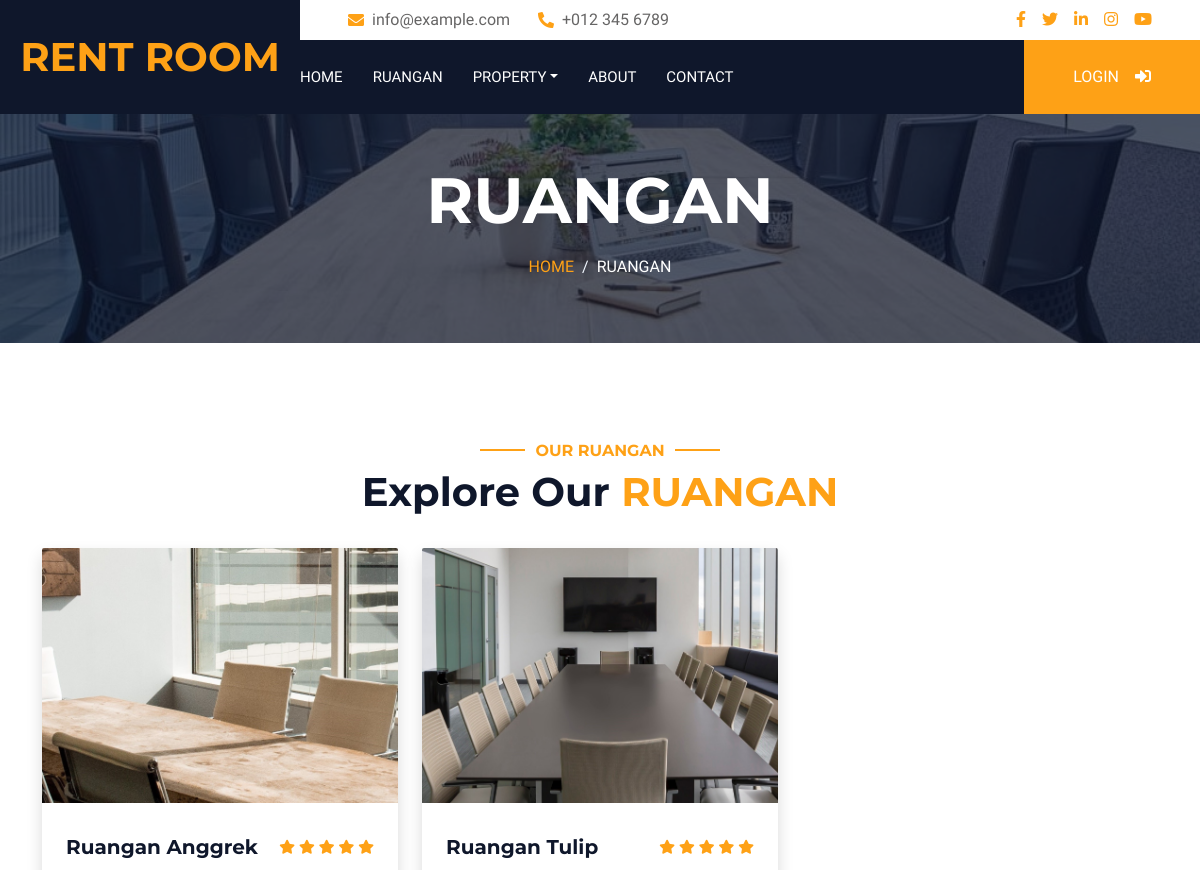
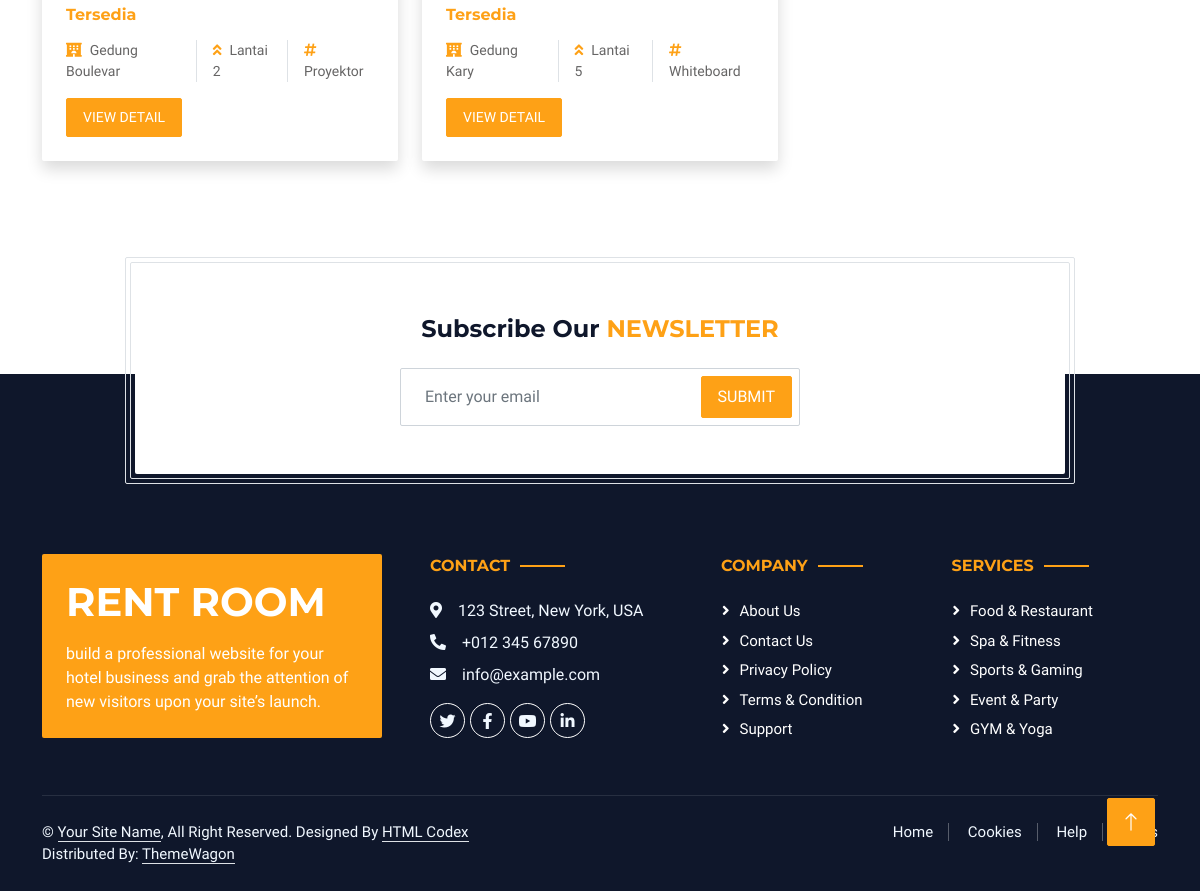
Screenshot of /index.php?hal=ruangan with the database file from the repository (2 pictures, top to bottom).
### tables this page shows
CREATE TABLE `ruangan` (
  `id` int(11) NOT NULL AUTO_INCREMENT,
  `nama` varchar(45) NOT NULL,
  `gedung_id` int(11) NOT NULL,
  `lantai` int(11) NOT NULL,
  `kategori_ruangan_id` int(11) NOT NULL,
  `fasilitas_id` int(11) NOT NULL,
  `keadaan` enum('Tersedia','Dipinjam') NOT NULL,
  `foto` varchar(45) DEFAULT NULL,
  PRIMARY KEY (`id`),
  KEY `fk_gedung_has_kategori_ruangan_gedung` (`gedung_id`),
  KEY `fk_gedung_has_kategori_ruangan_kategori_ruangan1` (`kategori_ruangan_id`),
  KEY `fk_ruangan_fasilitas1` (`fasilitas_id`),
  CONSTRAINT `fk_gedung_has_kategori_ruangan_gedung` FOREIGN KEY (`gedung_id`) REFERENCES `gedung` (`id`) ON DELETE NO ACTION ON UPDATE NO ACTION,
  CONSTRAINT `fk_gedung_has_kategori_ruangan_kategori_ruangan1` FOREIGN KEY (`kategori_ruangan_id`) REFERENCES `kategori_ruangan` (`id`) ON DELETE NO ACTION ON UPDATE NO ACTION,
  CONSTRAINT `fk_ruangan_fasilitas1` FOREIGN KEY (`fasilitas_id`) REFERENCES `fasilitas` (`id`) ON DELETE NO ACTION ON UPDATE NO ACTION
);

CREATE TABLE `gedung` (
  `id` int(11) NOT NULL AUTO_INCREMENT,
  `kode` varchar(5) NOT NULL,
  `nama` varchar(45) NOT NULL,
  `alamat` text NOT NULL,
  PRIMARY KEY (`id`),
  UNIQUE KEY `kode_UNIQUE` (`kode`),
  UNIQUE KEY `nama_UNIQUE` (`nama`)
);

CREATE TABLE `fasilitas` (
  `id` int(11) NOT NULL AUTO_INCREMENT,
  `nama` varchar(45) NOT NULL,
  `keterangan` text DEFAULT NULL,
  PRIMARY KEY (`id`),
  UNIQUE KEY `nama_UNIQUE` (`nama`)
);

### models/Ruangan.php (called while the page is built, shortened)
<?php
class Ruangan{
    public $koneksi;
    public function __construct(){
        global $dbh;
        $this->koneksi = $dbh;
    }
    public function getAll(){
        $sql = "SELECT g.nama AS nama_gedung, f.nama AS nama_fasilitas,
                k.nama AS kategori, r.nama, r.lantai, r.keadaan, r.foto, r.id
                FROM ruangan r
                INNER JOIN gedung g ON g.id = r.gedung_id
                INNER JOIN fasilitas f ON f.id = r.fasilitas_id
                INNER JOIN kategori_ruangan k ON k.id = r.kategori_ruangan_id";
        $ps = $this->koneksi->prepare($sql);
        $ps->execute();
        $rs = $ps->fetchAll();
        return $rs;
    }
}

### views/ruangan.php (the view, shortened to what this page needs)
<div class="container-xxl py-5">
    <div class="container">
        <div class="text-center wow fadeInUp" data-wow-delay="0.1s">
            <h6 class="section-title text-center text-primary text-uppercase">Our Ruangan</h6>
            <h1>Explore Our <span class="text-primary text-uppercase">Ruangan</span></h1>
        </div>
        <div class="row g-4 mt-2">
            <?php
            $obj = new Ruangan();
            $rs = $obj->getAll();
            foreach($rs as $g){
                if($g['keadaan'] == 'Dipinjam'){
                ?>
            <div class="col-lg-4 col-md-6 wow fadeInUp" data-wow-delay="0.2s">
                <div class="room-item shadow rounded overflow-hidden position-relative">
                    <div class="position-relative">
                        <img class="img-fluid" src="img/<?= $g['foto'] ?>" alt="">
                    </div>
                    <div class="p-4 mt-2">
                        <div class="d-flex justify-content-between mb-3">
                            <h5 class="mb-0"><?= $g['nama'] ?></h5>
                            <div class="ps-2">
                                <small class="fa fa-star text-primary"></small>
                                <small class="fa fa-star text-primary"></small>
                                <small class="fa fa-star text-primary"></small>
                                <small class="fa fa-star text-primary"></small>
                                <small class="fa fa-star text-primary"></small>
                            </div>
                        </div>
                        <h6 class="text-primary mb-3"><?= $g['keadaan'] ?></h6>
                        <div class="d-flex mb-3">
                            <small class="border-end me-3 pe-3"><i
                                    class="fa fa-hotel text-primary me-2"></i><?= $g['nama_gedung'] ?></small>
                            <small class="border-end me-3 pe-3"><i
                                    class="fa fa-angle-double-up text-primary me-2"></i>Lantai
                                <?= $g['lantai'] ?></small>
                            <small><i class="fa fa-hashtag text-primary me-2"></i><?= $g['nama_fasilitas'] ?></small>
                        </div>
                        <a class="btn btn-sm btn-primary rounded py-2 px-3" style="z-index:1"
                            href="index.php?hal=ruangan_detil&id=<?= $g['id'] ?>">View
                            Detail</a>
                        <!-- <div class="d-flex justify-content-between">
                            <div style="z-index:1">
                                <form action="">
                                    <button href="" class="btn btn-sm btn-danger rounded py-2 px-2"><i
                                            class="fa fa-trash" aria-hidden="true"></i></button>
                                </form>
                            </div>
                        </div> -->
                    </div>
                    <div class="position-absolute" style="right:0;left:0;top:0;bottom:0;background:rgba(0,0,0,0.35)">
                    </div>
                </div>
            </div>
            <?php }else{ ?>
            <div class="col-lg-4 col-md-6 wow fadeInUp" data-wow-delay="0.2s">
                <div class="room-item shadow rounded overflow-hidden tersedia">
                    <div class="position-relative">
                        <img class="img-fluid" src="img/<?= $g['foto'] ?>" alt="">
                    </div>
                    <div class="p-4 mt-2">
                        <div class="d-flex justify-content-between mb-3">
                            <h5 class="mb-0"><?= $g['nama'] ?></h5>
                            <div class="ps-2">
                                <small class="fa fa-star text-primary"></small>
                                <small class="fa fa-star text-primary"></small>
                                <small class="fa fa-star text-primary"></small>
                                <small class="fa fa-star text-primary"></small>
                                <small class="fa fa-star text-primary"></small>
                            </div>
                        </div>
                        <h6 class="text-primary mb-3"><?= $g['keadaan'] ?></h6>
                        <div class="d-flex mb-3">
                            <small class="border-end me-3 pe-3"><i
                                    class="fa fa-hotel text-primary me-2"></i><?= $g['nama_gedung'] ?></small>
                            <small class="border-end me-3 pe-3"><i
                                    class="fa fa-angle-double-up text-primary me-2"></i>Lantai
                                <?= $g['lantai'] ?></small>
                            <small><i class="fa fa-hashtag text-primary me-2"></i><?= $g['nama_fasilitas'] ?></small>
                        </div>
                        <a class="btn btn-sm btn-primary rounded py-2 px-3"
                            href="index.php?hal=ruangan_detil&id=<?= $g['id'] ?>">View Detail</a>
                    </div>
                </div>
            </div>
            <?php }} ?>
        </div>
    </div>
</div>

### rows the page displays
ruangan: foto (picture), nama "Ruangan Anggrek", keadaan "Tersedia", gedung.nama "Gedung Boulevar", lantai "2", fasilitas.nama "Proyektor"
ruangan: foto (picture), nama "Ruangan Tulip", keadaan "Tersedia", gedung.nama "Gedung Kary", lantai "5", fasilitas.nama "Whiteboard"

### other values shown
$hal "RUANGAN"
